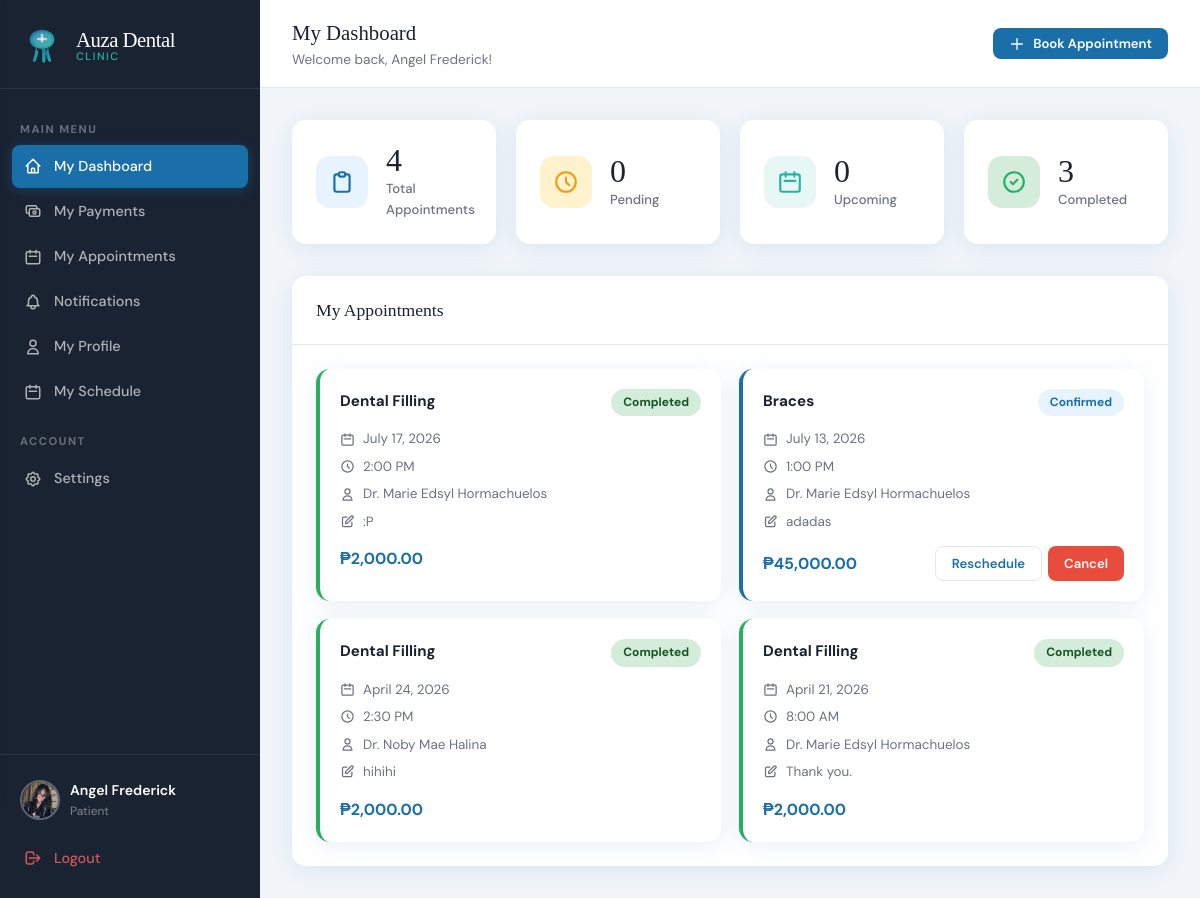
Before: /index.php?page=patient_dashboard (signed in) with the older database file.
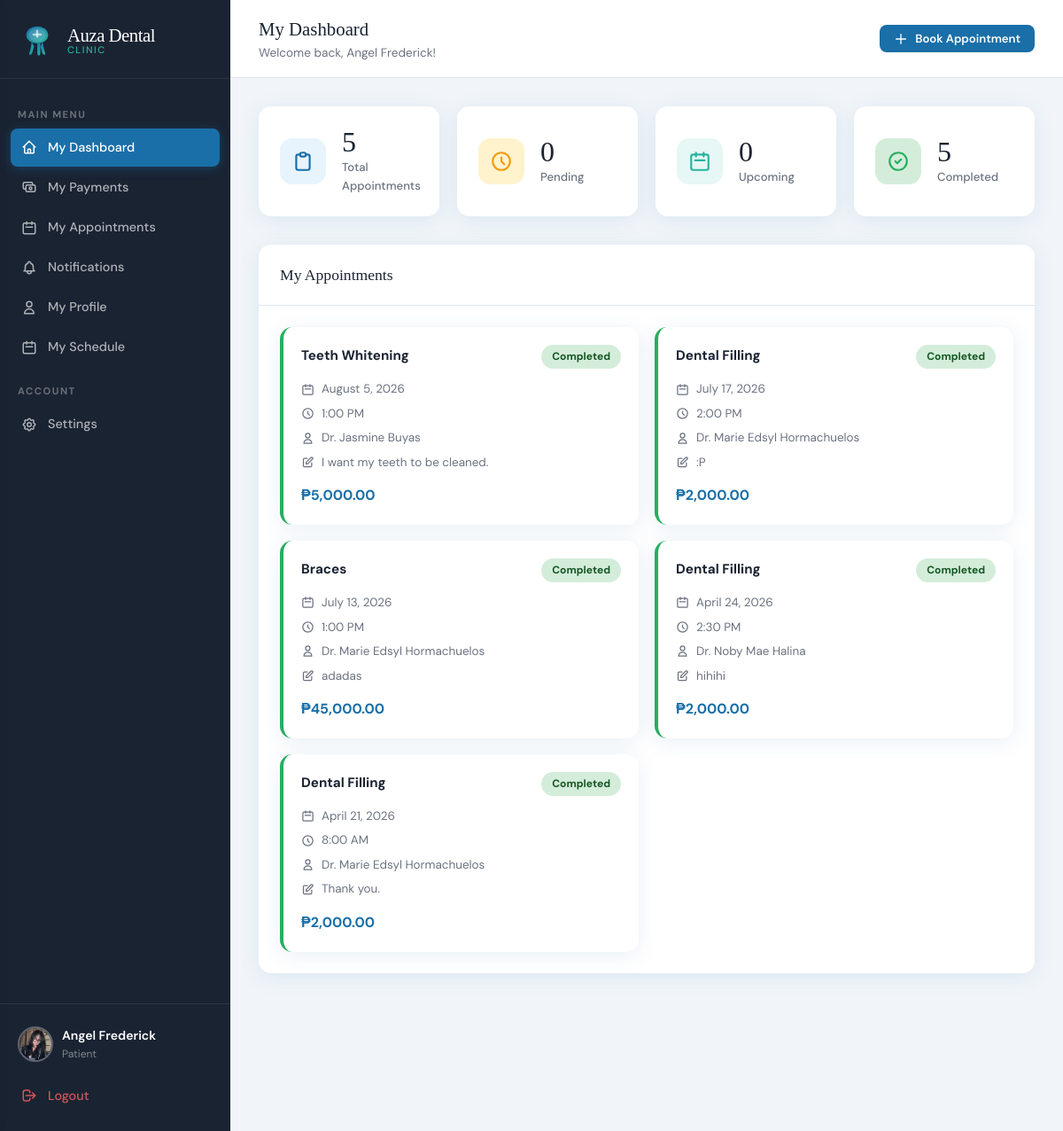
After: the same page with the newer database file.
### tables this page shows
CREATE TABLE `appointments` (
  `id` int(11) NOT NULL,
  `patient_id` int(11) NOT NULL,
  `dentist_id` int(11) NOT NULL,
  `service_id` int(11) NOT NULL,
  `appointment_date` date NOT NULL,
  `appointment_time` time NOT NULL,
  `status` enum('pending','confirmed','completed','cancelled') DEFAULT 'pending',
  `notes` text DEFAULT NULL,
  `reschedule_reason` text DEFAULT NULL,
  `rescheduled_at` datetime DEFAULT NULL,
  `original_date` date DEFAULT NULL,
  `original_time` time DEFAULT NULL,
  `created_at` datetime DEFAULT current_timestamp()
);

CREATE TABLE `services` (
  `id` int(11) NOT NULL,
  `name` varchar(150) NOT NULL,
  `description` text DEFAULT NULL,
  `duration_minutes` int(11) DEFAULT 30,
  `price` decimal(10,2) DEFAULT 0.00,
  `is_active` tinyint(1) DEFAULT 1
);

### app/controllers/AppointmentController.php (called while the page is built, shortened)
<?php
require_once __DIR__ . '/../config.php';
class AppointmentController {
    public function dashboard() {
        $patient_id   = $_SESSION['user_id'];
        $appointments = callProcedure('sp_get_patient_appointments', [$patient_id]);
        require __DIR__ . '/../views/patient/dashboard.php';
    }
}

### app/views/patient/dashboard.php (the view, shortened to what the changed rows need)
<!DOCTYPE html>
<html lang="en">
<head>
<link rel="stylesheet" href="<?= APP_URL ?>/public/css/style.css">
</head>
<body>
<div class="app-layout">
  <?php require __DIR__ . '/../shared/sidebar.php'; ?>
  <div class="main-content">
    <div class="topbar">
      <div>
        <div class="topbar-title">My Dashboard</div>
        <div class="text-sm text-gray">Welcome back, <?= htmlspecialchars($_SESSION['first_name'] ?? '') ?>!</div>
      </div>
      <div class="topbar-actions">
        <button class="btn btn-primary btn-sm" onclick="openModal('bookModal')">
          <svg xmlns="http://www.w3.org/2000/svg" width="16" height="16" fill="none" viewBox="0 0 24 24" stroke="currentColor"><path stroke-linecap="round" stroke-linejoin="round" stroke-width="2" d="M12 4v16m8-8H4"/></svg>
          Book Appointment
        </button>
      </div>
    </div>
    <div class="page-content">
      <?php require_once __DIR__ . '/../shared/helpers.php'; showFlash(); ?>
      <?php
        $total     = count($appointments ?: []);
        $pending   = count(array_filter($appointments ?: [], fn($a) => $a['status'] === 'pending'));
        $upcoming  = count(array_filter($appointments ?: [], fn($a) => in_array($a['status'], ['pending','confirmed']) && $a['appointment_date'] >= date('Y-m-d')));
        $completed = count(array_filter($appointments ?: [], fn($a) => $a['status'] === 'completed'));
      ?>
      <div class="stats-grid">
        <div class="stat-card">
          <div class="stat-icon blue">
            <svg xmlns="http://www.w3.org/2000/svg" fill="none" viewBox="0 0 24 24" stroke="currentColor"><path stroke-linecap="round" stroke-linejoin="round" stroke-width="2" d="M9 5H7a2 2 0 00-2 2v12a2 2 0 002 2h10a2 2 0 002-2V7a2 2 0 00-2-2h-2M9 5a2 2 0 002 2h2a2 2 0 002-2M9 5a2 2 0 012-2h2a2 2 0 012 2"/></svg>
          </div>
          <div><div class="stat-value"><?= $total ?></div><div class="stat-label">Total Appointments</div></div>
        </div>
        <div class="stat-card">
          <div class="stat-icon yellow">
            <svg xmlns="http://www.w3.org/2000/svg" fill="none" viewBox="0 0 24 24" stroke="currentColor"><path stroke-linecap="round" stroke-linejoin="round" stroke-width="2" d="M12 8v4l3 3m6-3a9 9 0 11-18 0 9 9 0 0118 0z"/></svg>
          </div>
          <div><div class="stat-value"><?= $pending ?></div><div class="stat-label">Pending</div></div>
        </div>
        <div class="stat-card">
          <div class="stat-icon teal">
            <svg xmlns="http://www.w3.org/2000/svg" fill="none" viewBox="0 0 24 24" stroke="currentColor"><path stroke-linecap="round" stroke-linejoin="round" stroke-width="2" d="M8 7V3m8 4V3m-9 8h10M5 21h14a2 2 0 002-2V7a2 2 0 00-2-2H5a2 2 0 00-2 2v12a2 2 0 002 2z"/></svg>
          </div>
          <div><div class="stat-value"><?= $upcoming ?></div><div class="stat-label">Upcoming</div></div>
        </div>
        <div class="stat-card">
          <div class="stat-icon green">
            <svg xmlns="http://www.w3.org/2000/svg" fill="none" viewBox="0 0 24 24" stroke="currentColor"><path stroke-linecap="round" stroke-linejoin="round" stroke-width="2" d="M9 12l2 2 4-4m6 2a9 9 0 11-18 0 9 9 0 0118 0z"/></svg>
          </div>
          <div><div class="stat-value"><?= $completed ?></div><div class="stat-label">Completed</div></div>
        </div>
      </div>
      <div class="card">
        <div class="card-header">
          <div class="card-title">My Appointments</div>
        </div>
        <div class="card-body">
          <?php if (empty($appointments)): ?>
            <div class="empty-state">
              <svg xmlns="http://www.w3.org/2000/svg" fill="none" viewBox="0 0 24 24" stroke="currentColor"><path stroke-linecap="round" stroke-linejoin="round" stroke-width="1" d="M8 7V3m8 4V3m-9 8h10M5 21h14a2 2 0 002-2V7a2 2 0 00-2-2H5a2 2 0 00-2 2v12a2 2 0 002 2z"/></svg>
              <h3>No Appointments Yet</h3>
              <p>Book your first appointment to get started</p>
              <button class="btn btn-primary btn-sm mt-1" onclick="openModal('bookModal')">Book Now</button>
            </div>
          <?php else: ?>
            <div class="appt-grid">
              <?php foreach ($appointments as $appt): ?>
              <div class="appt-card <?= $appt['status'] ?>">
                <div class="appt-card-header">
                  <div class="appt-service"><?= htmlspecialchars($appt['service_name']) ?></div>
                  <?= statusBadge($appt['status']) ?>
                </div>
                <div class="appt-meta">
                  <div class="appt-meta-item">
                    <svg xmlns="http://www.w3.org/2000/svg" fill="none" viewBox="0 0 24 24" stroke="currentColor"><path stroke-linecap="round" stroke-linejoin="round" stroke-width="2" d="M8 7V3m8 4V3m-9 8h10M5 21h14a2 2 0 002-2V7a2 2 0 00-2-2H5a2 2 0 00-2 2v12a2 2 0 002 2z"/></svg>
                    <?= formatDate($appt['appointment_date']) ?>
                  </div>
                  <div class="appt-meta-item">
                    <svg xmlns="http://www.w3.org/2000/svg" fill="none" viewBox="0 0 24 24" stroke="currentColor"><path stroke-linecap="round" stroke-linejoin="round" stroke-width="2" d="M12 8v4l3 3m6-3a9 9 0 11-18 0 9 9 0 0118 0z"/></svg>
                    <?= formatTime($appt['appointment_time']) ?>
                  </div>
                  <div class="appt-meta-item">
                    <svg xmlns="http://www.w3.org/2000/svg" fill="none" viewBox="0 0 24 24" stroke="currentColor"><path stroke-linecap="round" stroke-linejoin="round" stroke-width="2" d="M16 7a4 4 0 11-8 0 4 4 0 018 0zM12 14a7 7 0 00-7 7h14a7 7 0 00-7-7z"/></svg>
                    Dr. <?= htmlspecialchars($appt['dentist_name']) ?>
                  </div>
                  <?php if (!empty($appt['reschedule_reason'])): ?>
                  <div class="appt-meta-item" style="color:#F59E0B;">
                    <svg xmlns="http://www.w3.org/2000/svg" fill="none" viewBox="0 0 24 24" stroke="currentColor"><path stroke-linecap="round" stroke-linejoin="round" stroke-width="2" d="M4 4v5h.582m15.356 2A8.001 8.001 0 004.582 9m0 0H9m11 11v-5h-.581m0 0a8.003 8.003 0 01-15.357-2m15.357 2H15"/></svg>
                    Rescheduled: <?= htmlspecialchars($appt['reschedule_reason']) ?>
                  </div>
                  <?php elseif (!empty($appt['notes'])): ?>
                  <div class="appt-meta-item">
                    <svg xmlns="http://www.w3.org/2000/svg" fill="none" viewBox="0 0 24 24" stroke="currentColor"><path stroke-linecap="round" stroke-linejoin="round" stroke-width="2" d="M11 5H6a2 2 0 00-2 2v11a2 2 0 002 2h11a2 2 0 002-2v-5m-1.414-9.414a2 2 0 112.828 2.828L11.828 15H9v-2.828l8.586-8.586z"/></svg>
                    <?= htmlspecialchars($appt['notes']) ?>
                  </div>
                  <?php endif; ?>
                </div>
                <div class="flex items-center justify-between">
                  <div class="appt-price">₱<?= number_format($appt['price'], 2) ?></div>
                  <div style="display:flex;gap:6px;">
                    <?php if (in_array($appt['status'], ['pending', 'confirmed'])): ?>
                      <button class="btn btn-ghost btn-sm"
                        onclick="openReschedule(<?= $appt['id'] ?>, '<?= htmlspecialchars($appt['service_name'], ENT_QUOTES) ?>', '<?= $appt['appointment_date'] ?>', '<?= $appt['appointment_time'] ?>')">
                        Reschedule
                      </button>
                      <a href="?page=cancel_appointment&id=<?= $appt['id'] ?>" class="btn btn-danger btn-sm"
                         onclick="return confirm('Cancel this appointment?')">Cancel</a>
                    <?php endif; ?>
                  </div>
                </div>
              </div>
              <?php endforeach; ?>
            </div>
          <?php endif; ?>
        </div>
      </div>
    </div>
  </div>
</div>
</body>
</html>

### app/config.php (shortened to what the changed rows need)
<?php
function getDB() {
    static $conn = null;
    if ($conn === null) {
        $conn = new mysqli(DB_HOST, DB_USER, DB_PASS, DB_NAME);
        $conn->set_charset('utf8mb4');
    }
    return $conn;
}
function callProcedure($proc_name, $params = []) {
    $db = getDB();
    if (empty($params)) {
        $sql = "CALL {$proc_name}()";
        $result = $db->query($sql);
    } else {
        $placeholders = implode(',', array_fill(0, count($params), '?'));
        $sql = "CALL {$proc_name}({$placeholders})";
        $stmt = $db->prepare($sql);
        $types = '';
        foreach ($params as $p) {
            if (is_int($p)) $types .= 'i';
            elseif (is_float($p)) $types .= 'd';
            else $types .= 's';
        }
        $stmt->bind_param($types, ...$params);
        $stmt->execute();
        $result = $stmt->get_result();
    }
    $rows = [];
    while ($row = $result->fetch_assoc()) {
        $rows[] = $row;
    }
    return $rows;
}
function formatDate($date) {
    return date('F j, Y', strtotime($date));
}
function formatTime($time) {
    return date('g:i A', strtotime($time));
}
function statusBadge($status) {
    $classes = [
        'pending'   => 'badge-pending',
        'confirmed' => 'badge-confirmed',
        'completed' => 'badge-completed',
        'cancelled' => 'badge-cancelled',
    ];
    $class = $classes[$status] ?? 'badge-pending';
    return "<span class='badge {$class}'>" . ucfirst($status) . "</span>";
}

Changed rows visible on the page:
added appointments: service.name "Teeth Whitening", status "Completed", appointment_date "August 5, 2026", appointment_time "1:00 PM", dentist_name "Jasmine Buyas", notes "I want my teeth to be cleaned.", service.price "5,000.00"
changed appointments "July 13, 2026": status "Confirmed" → "Completed"; no longer shows "Reschedule Cancel"
Other visible differences:
$total: "4" → "5"
$completed: "3" → "5"
